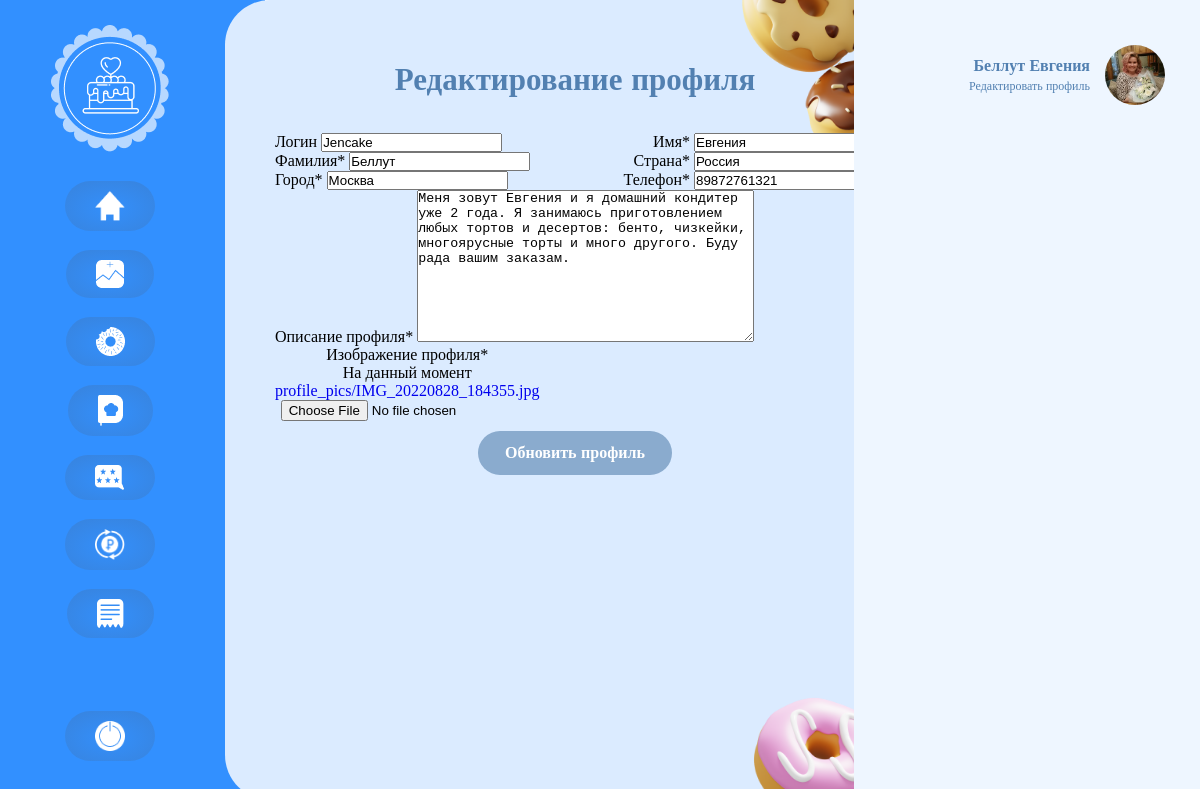
Screenshot of /profile/edit/ (signed in) with the database file from the repository.
### site_cake/models.py (models this page shows, shortened)
class User(AbstractUser):
    first_name = models.CharField(max_length=60, null=True)
    last_name = models.CharField(max_length=60, null=True)
    email = models.EmailField(max_length=60, unique=True, blank=True, null=True, default=None)
    username = models.CharField(max_length=30, unique=True, blank=True, null=True)
    is_cooker = models.BooleanField('Статус кондитера', default=False)
    is_customer = models.BooleanField('Статус заказчика', default=False)
    is_active = models.BooleanField(default=True)
    is_superuser = models.BooleanField(default=False)
    objects = UserManager()
    class Meta:
        verbose_name = 'Пользователь'
        verbose_name_plural = 'Пользователи'

class UserProfile(models.Model):
    user = models.OneToOneField(User, on_delete=models.CASCADE)
    country = models.CharField(max_length=100, default='Россия')
    city = models.CharField(max_length=100, default='Москва')
    phone = models.CharField(max_length=11, null=True)
    description = models.TextField(null=True)
    image = models.ImageField(default='default_ava.png', upload_to='profile_pics')
    class Meta:
        verbose_name = 'Профиль'
        verbose_name_plural = 'Профили'

### site_cake/views.py (the view)
# urls.py: path('profile/edit/', views.UpdateProfile, name='edit_profile'),
def UpdateProfile(request):
    if request.method == 'POST':
        u_form = UserUpdateForm(request.POST, instance=request.user)
        cook_form = ProfileCookerUpdateForm(request.POST,
                                   request.FILES,
                                   instance=request.user.userprofile)
        cust_form = ProfileCustomerUpdateForm(request.POST,
                                            request.FILES,
                                            instance=request.user.userprofile)
        if u_form.is_valid() and cook_form.is_valid():
            u_form.save()
            cook_form.save()
            messages.success(request, f'Ваш профиль успешно обновлен.')
            return redirect('profile')
        elif u_form.is_valid() and cust_form.is_valid():
            u_form.save()
            cust_form.save()
            messages.success(request, f'Ваш профиль успешно обновлен.')
            return redirect('profile')
    else:
        u_form = UserUpdateForm(instance=request.user)
        cook_form = ProfileCookerUpdateForm(instance=request.user.userprofile)
        cust_form = ProfileCustomerUpdateForm(instance=request.user.userprofile)
    context = {
        'u_form': u_form,
        'cook_form': cook_form,
        'cust_form': cust_form
    }
    return render(request, 'profile/profile_edit.html', context)

### site_cake/forms.py
class UserUpdateForm(forms.ModelForm):
    class Meta:
        model = User
        fields = ['username', 'first_name', 'last_name']
    def __init__(self, *args, **kwargs):
         super(UserUpdateForm, self).__init__(*args, **kwargs)
         self.fields['username'].label = "Логин"
         self.fields['first_name'].label = "Имя"
         self.fields['last_name'].label = "Фамилия"

class ProfileCookerUpdateForm(forms.ModelForm):
    class Meta:
        model = UserProfile
        fields = ['country', 'city', 'phone', 'description', 'image']
    def __init__(self, *args, **kwargs):
         super(ProfileCookerUpdateForm, self).__init__(*args, **kwargs)
         self.fields['country'].label = "Страна"
         self.fields['city'].label = "Город"
         self.fields['phone'].label = "Телефон"
         self.fields['description'].label = "Описание профиля"
         self.fields['image'].label = "Изображение профиля"

### templates/profile/profile_edit.html (shortened to what this page needs)
{% extends 'profile/profile.html' %}
{% load static %}
{% block profile %}
     {% load crispy_forms_filters %}
    {% load crispy_forms_tags %}
    <div class="profile_block">
        <div class="edit_profile donat_posts">
            <p class="profile_title">Редактирование профиля</p>
            <form class="edit_form" method="POST" enctype="multipart/form-data">
                <div class="edit_form_profile">
                    {{ u_form|crispy }}
                    {% if user.is_cooker %}
                        {{ cook_form|crispy }}
                    {% else %}
                        {{ cust_form|crispy }}
                    {% endif %}
                </div>
                <button class="auth_btn" type="submit">Обновить профиль</button>
            </form>
        </div>
    </div>
{% endblock profile %}

### templates/include/profile_aside.html
{% load static %}
<div class="profile_aside">
    <div class="profile_info_small">
        <div class="profile_info_small_text">
            <p class="profile_username">{{ user.last_name }} {{ user.first_name }}</p>
            <a href="{% url 'edit_profile' %}" class="edit_profile_link">Редактировать профиль</a>
        </div>
        <img src="{{ user.userprofile.image.url }}" class="profile_info_small_img" alt="avatar">
    </div>
</div>

### static/css/style.css (style rules this page uses)
* { margin: 0; padding: 0; }
a { cursor: pointer !important; text-decoration: none !important; }
.auth_btn, .filter_btn { font-family: 'Montserrat',serif; font-style: normal; font-weight: 700; font-size: 16px; line-height: 20px; color: #FFFFFF; padding: 12px 27px; margin-top: 10px; margin-bottom: 30px; background: #8AABCE; border-radius: 25px; border: none; cursor: pointer; }
.profile_block { background: #DBEBFF; border-radius: 45px 0 0 45px; height: 100vh; width: 50%; position: absolute; z-index: 2; left: 225px; padding: 0 70px 0 50px; }
.profile_title { font-family: 'Montserrat'; font-style: normal; font-weight: 700; font-size: 31px; line-height: 38px; color: #5280B1; margin-bottom: 20px; }
.profile_aside { background: #EEF6FF; height: 100vh; padding: 0 35px; position: absolute; right: 0; width: 23%; z-index: 2; }
.profile_info_small { display: flex; align-items: center; justify-content: end; margin-top: 45px; text-align: right; }
.profile_info_small_text { margin-right: 15px; }
.profile_username { font-family: 'Montserrat'; font-style: normal; font-weight: 600; font-size: 16px; line-height: 20px; color: #5280B1; }
.edit_profile_link { font-family: 'Montserrat'; font-style: normal; font-weight: 400; font-size: 12px; line-height: 0px; color: #5280B1; }
.profile_info_small_img { width: 60px; height: 60px; border-radius: 50%; object-fit: cover; }
.donat_posts { text-align: center; margin-top: 60px; }
.edit_profile .profile_title { margin-bottom: 35px; }
.edit_form_profile { display: flex; flex-wrap: wrap; justify-content: space-between; max-width: 680px; }

### rows the page displays
User: username "Jencake", first_name "Евгения", last_name "Беллут", userprofile.image (picture)
UserProfile: country "Россия", city "Москва", phone "89872761321", description "Меня зовут Евгения и я домашний кондитер уже 2 года. Я занимаюсь приготовлением любых тортов и десертов: бенто, чизкейки, многоярусные торты и много другого. Буду рада вашим заказам."
